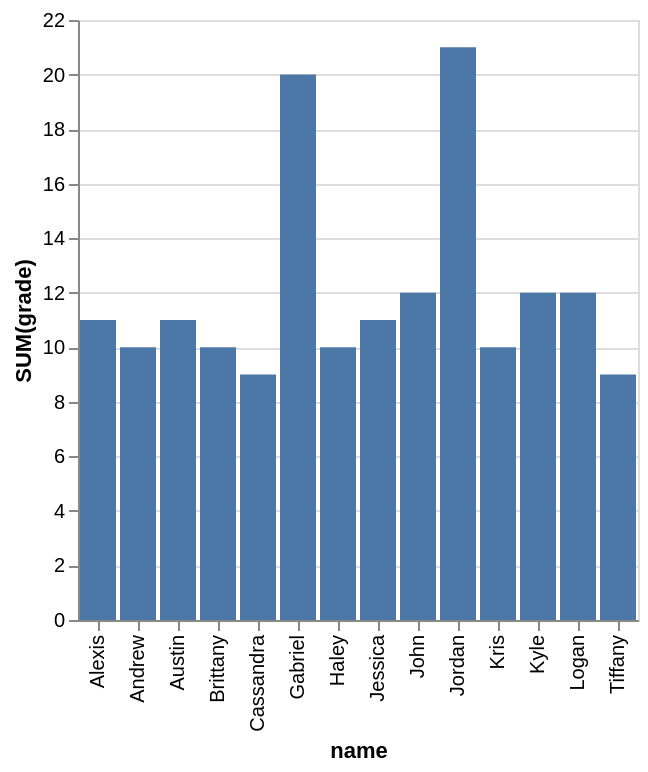

Write the Vega-Lite specification saved for this chart.
### Vega-Lite specification from a JSON file in a GitHub repository (floating-point values rounded to 4 significant figures)
{"data": {"values": [{"x_data": "Alexis", "y_data": 11}, {"x_data": "Andrew", "y_data": 10}, {"x_data": "Austin", "y_data": 11}, {"x_data": "Brittany", "y_data": 10}, {"x_data": "Cassandra", "y_data": 9}, {"x_data": "Gabriel", "y_data": 20}, {"x_data": "Haley", "y_data": 10}, {"x_data": "Jessica", "y_data": 11}, {"x_data": "John", "y_data": 12}, {"x_data": "Jordan", "y_data": 21}, {"x_data": "Kris", "y_data": 10}, {"x_data": "Kyle", "y_data": 12}, {"x_data": "Logan", "y_data": 12}, {"x_data": "Tiffany", "y_data": 9}]}, "mark": "bar", "encoding": {"x": {"field": "x_data", "type": "nominal", "title": "name", "sort": "ascending"}, "y": {"field": "y_data", "type": "quantitative", "title": "SUM(grade)"}}}
